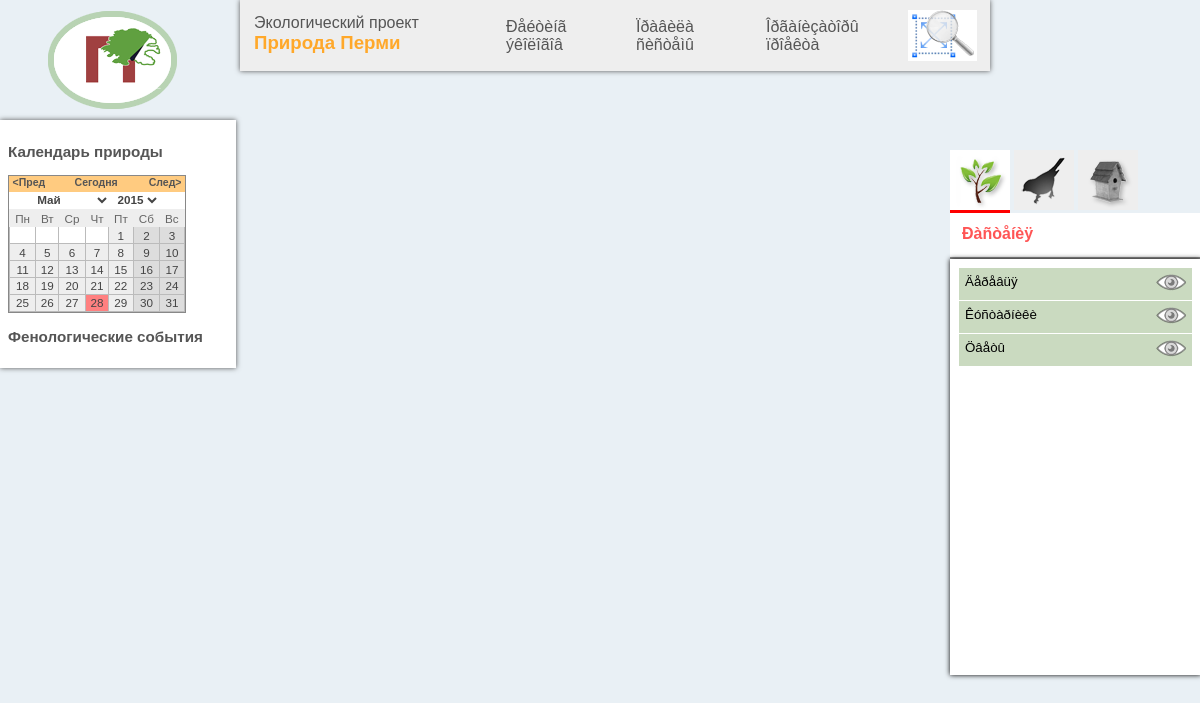
The page / on the database its author committed.
### tables this page shows
CREATE TABLE `tpp_page` (
  `id` int(11) NOT NULL auto_increment,
  `lv` int(11) NOT NULL default '0',
  `pn` int(11) NOT NULL default '1',
  `name` varchar(50) NOT NULL default 'íåò',
  `full_name` varchar(250) NOT NULL default 'íåò',
  `page` text NOT NULL,
  `page_add` text NOT NULL,
  `vidimost` tinyint(4) NOT NULL default '1',
  PRIMARY KEY  (`id`)
);

CREATE TABLE `tpp_kls` (
  `id` int(11) NOT NULL auto_increment,
  `lv` int(11) NOT NULL default '0',
  `pn` int(11) NOT NULL default '1',
  `parent_id` int(11) NOT NULL default '0',
  `name` varchar(50) NOT NULL default 'íåò',
  `lname` varchar(50) NOT NULL default 'íåò',
  `icon` varchar(50) NOT NULL default 'íåò',
  `pos_left` int(11) NOT NULL default '0',
  `pos_top` int(11) NOT NULL default '0',
  `pattern` text NOT NULL,
  `page` text NOT NULL,
  `vidimost` tinyint(4) NOT NULL default '1',
  `tip` int(11) NOT NULL default '0',
  `icon_width` int(11) NOT NULL default '30',
  `icon_height` int(11) NOT NULL default '60',
  PRIMARY KEY  (`id`)
);

### clientfunction.php (the view, shortened to what this page needs)
<?
function f_upmenu(){
    $rez1=mysql_query("select id,lv,pn,name,vidimost from tpp_page where (lv=1) and (vidimost=1) order by pn asc");
    while($rs1=mysql_fetch_array($rez1)){
        echo "<div class='d_prm' page='".$rs1['id']."' >".$rs1['name']."</div>";
    }
};
function f_rmenu(){
    $rez1=mysql_query("select id,lv,pn,name,lname, icon, vidimost from tpp_kls where (lv=1) and (vidimost=1) order by pn asc");
    while($rs1=mysql_fetch_array($rez1)){
        echo "<div class='d_vkladka' id='d_vkl_".$rs1['id']."' nazvanie='".$rs1['name']."' vkl='".$rs1['id']."'>";
        echo "      <img src='img/markers/".$rs1['icon']."'>";
        echo "</div>";
  }
  echo "<div id='d_vkladka_podpis'></div>";
  echo "<div id='d_vkladka_cont'>";
  $rez1=mysql_query("select id,lv,pn,name,lname, icon, vidimost from tpp_kls where (lv=1) and (vidimost=1) order by pn asc");
  while($rs1=mysql_fetch_array($rez1)){
        echo "  <div class='d_vkladka_cnt' id='d_cnt_".$rs1['id']."'>";
        $rez2=mysql_query("select id,lv,pn,name,lname, icon, vidimost from tpp_kls where (lv=2) and (parent_id=".$rs1['id'].") and (vidimost=1) order by pn asc");
        while($rs2=mysql_fetch_array($rez2)){
              echo "  <div class='d_gr' id='gr_".$rs2['id']."' >".$rs2['name'];
              echo "      <div class='linkpokaz' kod='".$rs2['id']."' title='Показать все объекты'></div>";
              echo "  </div>";
        }
        echo "  </div>";
  }
  echo "</div>";
}
?>

### index.php (shortened to what this page needs)
<?
	include("clientfunction.php");
?>
<!DOCTYPE html>
<html>
<head>
        <link href="css/main.css" rel="stylesheet" type="text/css" />
        <link href="css/jquery.datepick.css" rel="stylesheet">
</head>
<body>
<div id="d_up_menu">
  <div style="width: 220px; float: left; padding: 14px;">
        <div style="width: 220px; float: left; font-size: 12pt; ">Экологический проект <span class="ballov">Природа Перми</span></div>
  </div>
  <?  f_upmenu(); ?>
  <div style="float: left; width: 30px;">&nbsp;</div>
  <div id="d_auto_zoom" autozoom="1"><div id="d_zoom_on" title="Автомасштаб включен"></div><div id="d_zoom_off" title="Автомасштаб выключен"></div></div>
</div>
<div id="d_logo"><img src="img/logo.png" /></div>
<div id="d_priroda">
<?  f_rmenu(); ?>
</div>
<div id="map"></div>
<div id="d_event">
 <h3>Календарь природы</h3>
    <div id="d_calend">
          <div id="inlineDatepicker"></div>
          <input type='hidden' name='calendar_all' id='calendar_all' size=20>
    </div>
    <h3>Фенологические события</h3>
</div>
</body>
</html>

### css/main.css (style rules this page uses)
* { margin:0px; }
body { background-color:#E9F0F5; font-family:Arial, Helvetica, sans-serif; font-size:13px; margin:0px; padding:0px; color: #555555; }
.d_vkladka { font-size: 12pt; font-family: Arial; width: 60px; height: 60px; margin: 0px 4px 0px 0px; float: left; cursor: pointer; background-color: #eeeeee; -webkit-filter: grayscale(100%); -moz-filter: grayscale(100%); -ms-filter: grayscale(100%); -o-filter: grayscale(100%); filter: grayscale(100%); filter: gray; }
#d_vkladka_podpis { font-size: 12pt; font-weight: bold; font-family: Arial; color: #FF5555; width: 100%; height: 20px; padding: 12px; background-color: white; border-bottom: 2px solid #999999; }
.d_vkladka_cnt { overflow-y:scroll; width: 235px; float: left; height: 400px; display: block; box-shadow: 0 0 5px; }
.d_gr { font-size: 10pt; padding: 6px; cursor: pointer; background-color: #CADAC0; margin: 1px; height: 20px; }
.d_gr .linkpokaz { width: 30px; height: 17px; float: right; background-image:url('../img/maket/glaz.png'); }
.ballov { font-size: 14pt; color: #FFA82A; text-color: #FFA82A; font-family: Arial; font-weight: bold; }
#d_logo { position: fixed; z-index: 2; position: fixed; top: 10px; left: 10px; }
#d_up_menu { position: fixed; z-index: 10; width: 750px; background-color: #eeeeee; position: fixed; top: 0px; left: 240px; box-shadow: 0 0 5px; }
#d_up_menu .d_prm { height: 30px; font-size: 12pt; font-family: Arial; width: 90px; padding: 18px; float: left; cursor: pointer; margin-right: 4px; }
#d_auto_zoom { height: 51px; width: 69px; padding: 0px; float: roght; cursor: pointer; overflow: hidden; margin: 10px 0px 10px 10px; }
#d_auto_zoom #d_zoom_on { height: 51px; width: 69px; background-image: url("../img/maket/auto_zoom_on.png"); }
.amenu { background-color: #ffffff; color: #FF5555; border-bottom: 3px solid red; -webkit-filter: grayscale(0%); -moz-filter: grayscale(0%); -ms-filter: grayscale(0%); -o-filter: grayscale(0%); filter: grayscale(0%); filter: none; }
#d_priroda { position: fixed; z-index: 11; width: 250px; right: 0px; top: 150px; height: 430px; }
.acontent { background-color: #ffffff; padding: 8px; color: black; }
.acontent { font-size: 10pt; padding: 8px; cursor: pointer; }
#map { width:100%; height:100%; position:absolute; right:0; top: 0px; bottom:0px; }
#d_event { background-color: white; position:absolute; z-index: 20; top: 120px; left:0px; padding: 8px; width: 220px; box-shadow: 0 0 5px; }
h3 { margin: 15px 0px 15px 0px }

### rows shown on the page
tpp_page: name "Ðåéòèíã ýêîëîãîâ"
tpp_page: name "Ïðàâèëà ñèñòåìû"
tpp_page: name "Îðãàíèçàòîðû ïðîåêòà"
tpp_kls: icon (picture)
tpp_kls: icon (picture)
tpp_kls: icon (picture)
tpp_kls: name "Äåðåâüÿ"
tpp_kls: name "Êóñòàðíèêè"
tpp_kls: name "Öâåòû"
